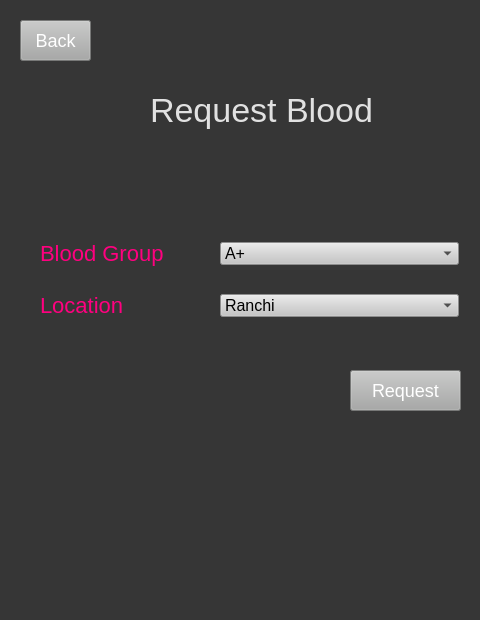
<?xml version="1.0" encoding="UTF-8"?>
<ui version="4.0">
 <class>Form</class>
 <widget class="QWidget" name="Form">
  <property name="geometry">
   <rect>
    <x>0</x>
    <y>0</y>
    <width>480</width>
    <height>620</height>
   </rect>
  </property>
  <property name="windowTitle">
   <string>Form</string>
  </property>
  <property name="styleSheet">
   <string notr="true">background-color: rgb(54, 54, 54);</string>
  </property>
  <widget class="QPushButton" name="backButton">
   <property name="geometry">
    <rect>
     <x>20</x>
     <y>20</y>
     <width>71</width>
     <height>41</height>
    </rect>
   </property>
   <property name="styleSheet">
    <string notr="true">background-color: rgb(167, 168, 167); 
color: rgb(255, 255, 255);
font-size:18px</string>
   </property>
   <property name="text">
    <string>Back</string>
   </property>
  </widget>
  <widget class="QLabel" name="label">
   <property name="geometry">
    <rect>
     <x>150</x>
     <y>80</y>
     <width>241</width>
     <height>61</height>
    </rect>
   </property>
   <property name="styleSheet">
    <string notr="true">font-size:34px; 
color: rgb(225, 225, 225);</string>
   </property>
   <property name="text">
    <string>Request Blood</string>
   </property>
  </widget>
  <widget class="QLabel" name="label_6">
   <property name="geometry">
    <rect>
     <x>40</x>
     <y>292</y>
     <width>174</width>
     <height>27</height>
    </rect>
   </property>
   <property name="font">
    <font>
     <pointsize>-1</pointsize>
    </font>
   </property>
   <property name="styleSheet">
    <string notr="true">color: rgb(255, 0, 127); font-size:22px</string>
   </property>
   <property name="text">
    <string>Location</string>
   </property>
  </widget>
  <widget class="QComboBox" name="bloodGroup">
   <property name="geometry">
    <rect>
     <x>220</x>
     <y>242</y>
     <width>239</width>
     <height>23</height>
    </rect>
   </property>
   <property name="styleSheet">
    <string notr="true">font-size:16px; 
background-color: rgb(197, 197, 197);</string>
   </property>
   <item>
    <property name="text">
     <string>A+</string>
    </property>
   </item>
   <item>
    <property name="text">
     <string>B+</string>
    </property>
   </item>
   <item>
    <property name="text">
     <string>AB+</string>
    </property>
   </item>
   <item>
    <property name="text">
     <string>O+</string>
    </property>
   </item>
   <item>
    <property name="text">
     <string>A-</string>
    </property>
   </item>
   <item>
    <property name="text">
     <string>B-</string>
    </property>
   </item>
   <item>
    <property name="text">
     <string>AB-</string>
    </property>
   </item>
   <item>
    <property name="text">
     <string>O-</string>
    </property>
   </item>
  </widget>
  <widget class="QComboBox" name="location">
   <property name="geometry">
    <rect>
     <x>220</x>
     <y>294</y>
     <width>239</width>
     <height>23</height>
    </rect>
   </property>
   <property name="styleSheet">
    <string notr="true">font-size:16px; 
background-color: rgb(197, 197, 197);</string>
   </property>
   <item>
    <property name="text">
     <string>Ranchi</string>
    </property>
   </item>
   <item>
    <property name="text">
     <string>Jamshedpur</string>
    </property>
   </item>
   <item>
    <property name="text">
     <string>Bhubaneswar</string>
    </property>
   </item>
   <item>
    <property name="text">
     <string>Kolkata</string>
    </property>
   </item>
  </widget>
  <widget class="QLabel" name="label_5">
   <property name="geometry">
    <rect>
     <x>40</x>
     <y>240</y>
     <width>174</width>
     <height>27</height>
    </rect>
   </property>
   <property name="font">
    <font>
     <pointsize>-1</pointsize>
    </font>
   </property>
   <property name="styleSheet">
    <string notr="true">color: rgb(255, 0, 127); font-size:22px</string>
   </property>
   <property name="text">
    <string>Blood Group</string>
   </property>
  </widget>
  <widget class="QPushButton" name="requestbutton">
   <property name="geometry">
    <rect>
     <x>350</x>
     <y>370</y>
     <width>111</width>
     <height>41</height>
    </rect>
   </property>
   <property name="styleSheet">
    <string notr="true">background-color: rgb(167, 168, 167); 
color: rgb(255, 255, 255);
font-size:18px</string>
   </property>
   <property name="text">
    <string>Request</string>
   </property>
  </widget>
 </widget>
 <resources/>
 <connections/>
</ui>
